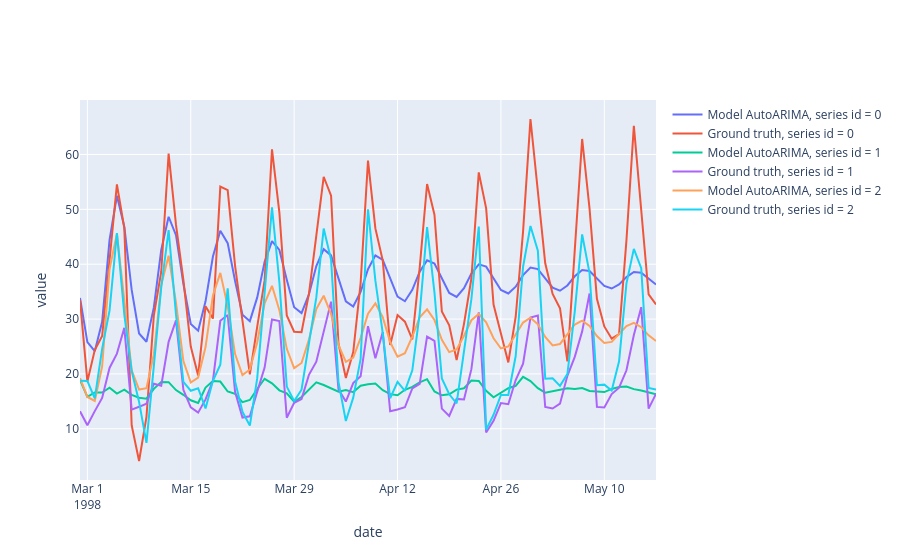

Notebook source saved alongside this figure:
### Markdown cell above
Постройте графики фактических значений и прогнозов самого сильного бейзлайна для еще 3-х каких-нибудь рядов и ответьте на следующие вопросы:
- Есть ли среди них такие, которые предсказываются хуже остальных?
- Есть ли среди них такие, которые предсказываются лучше остальных?

### Code cell
fig = go.Figure()
for series_id, series_forecast in forecast_df.groupby(by="unique_id"):
    if series_id not in {0, 1, 2}:
        continue

    model_name = "AutoARIMA"
    model_preds: pd.Series = series_forecast[model_name]
    fig.add_trace(go.Scatter(x=series_forecast.ds, y=model_preds, name=f"Model {model_name}, series id = {series_id}"))
    fig.add_trace(go.Scatter(x=series_forecast.ds, y=df_test_sf[df_test_sf.unique_id == series_id].y.values, name=f"Ground truth, series id = {series_id}"))

fig.update_layout(xaxis_title="date", yaxis_title="value")
fig.show()
